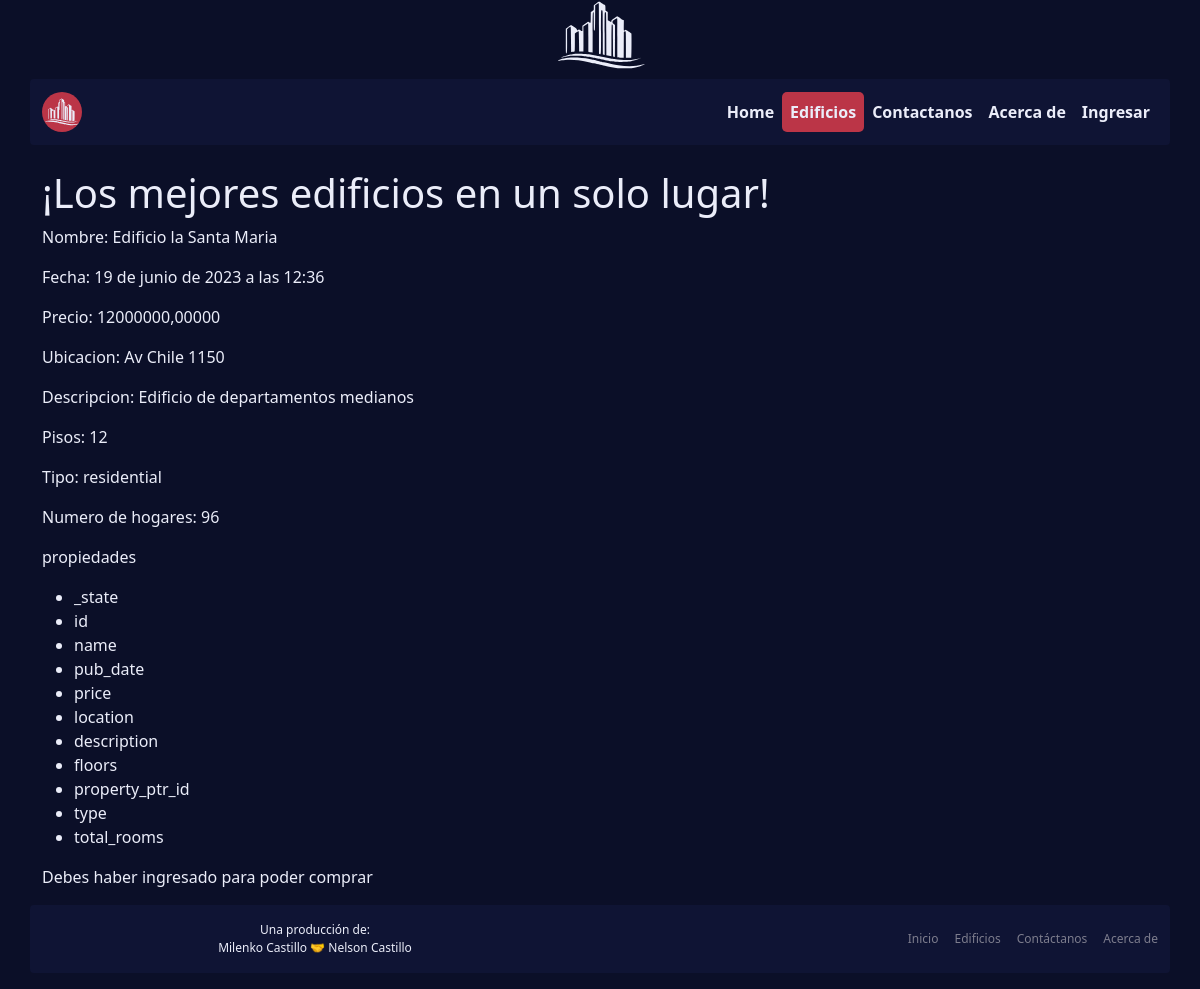
Page /edificios/residencial/7 on the committed database.
### edificio/models.py (models this page shows)
class Property(models.Model):
    name = models.CharField(max_length=200)
    pub_date = models.DateTimeField("date published", auto_now_add=True, blank=True)
    price = models.DecimalField(max_digits=15, decimal_places=5)
    location = models.CharField(max_length=200)
    description = models.CharField(max_length=500)
    floors = models.PositiveSmallIntegerField()

class ResidentialProperty(Property):
    type = models.CharField(max_length=50, default='residential')
    total_rooms = models.PositiveSmallIntegerField()

### edificio/views.py (the view)
def detail_res(request, property_id):
    try:
        property = ResidentialProperty.objects.get(pk=property_id)
    except Property.DoesNotExist:
        raise Http404("Esta propiedad no existe :(")
    context = {'property': property}
    return render(request, 'property_res.html', context)

### djangoprojectone/templatetags/debug.py (called while the page is built)
def as_dict(value):
    return value.__dict__

### edificio/templates/property_res.html
{% extends './base.html' %}
{% load static %}
{% load debug %}
{% block content %}
<h1>¡Los mejores edificios en un solo lugar!</h1>
<p>Nombre: {{ property.name }}</p>
<p>Fecha: {{ property.pub_date }}</p>
<p>Precio: {{ property.price }}</p>
<p>Ubicacion: {{ property.location }}</p>
<p>Descripcion: {{ property.description }}</p>
<p>Pisos: {{ property.floors }}</p>
<p>Tipo: {{ property.type }}</p>
<p>Numero de hogares: {{ property.total_rooms }}</p>
<p>propiedades</p>
<ul>
  {% for key in property|as_dict %}
    <li>{{key}}</li>
    {% endfor %}
</ul>
{% if user.is_authenticated %}
<input type="submit" value="comprar">
{{ user.username }}
{% else %}
<div>Debes haber ingresado para poder comprar</div>
{% endif %}
{% endblock %}

### venta/static/css/style.css (style rules this page uses)
:root { --text: #ebedf9; --secondary-text: #7d7d8d; --background: #0b0f28; --secondary-background: #0f1434; --tertiary-background: hsla(231, 54%, 95%, 0.1); --primary-button: #bb3547; --accent: #296b1e; }
body { color: var(--text); background-color: var(--background); }

### rows in the picture
Property: name "Edificio la Santa Maria", pub_date "19 de junio de 2023 a las 12:36", price "12000000,00000", location "Av Chile 1150", description "Edificio de departamentos medianos", floors "12"
ResidentialProperty: type "residential", total_rooms "96"

### other values in the picture
{{ key }} "_state" "id" "name" "pub_date" "price" "location" "description" "floors" "property_ptr_id" "type" "total_rooms"
